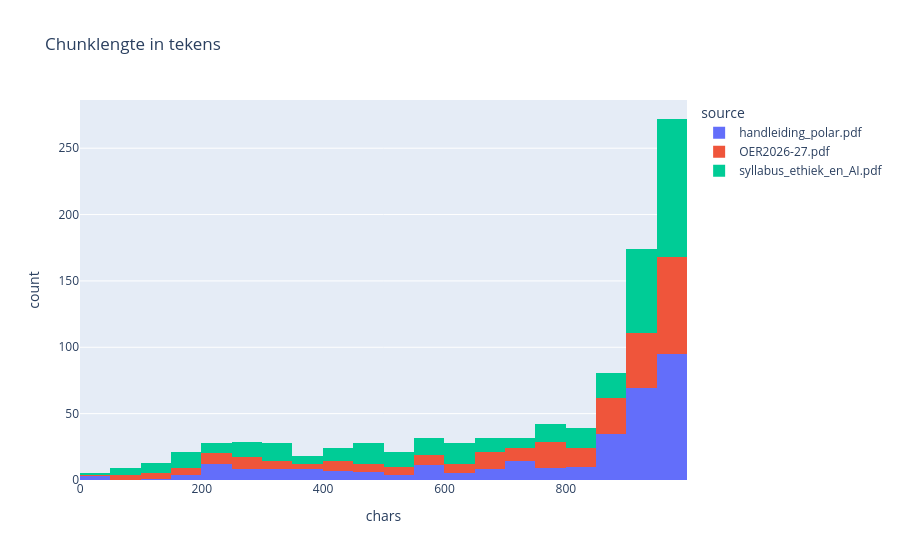

Notebook code cell kept with this figure:
### Code cell
px.histogram(df, x="chars", color="source", nbins=30, title="Chunklengte in tekens")

### Figure 1 — Plotly figure (JSON) as saved in the notebook; plotly's stock layout.template omitted (floating-point values rounded to 4 significant figures; data arrays with more than 128 entries replaced by an {"elided": "..."} marker saying what was removed)
{"data": [{"bingroup": "x", "hovertemplate": "source=handleiding_polar.pdf<br>chars=%{x}<br>count=%{y}<extra></extra>", "legendgroup": "handleiding_polar.pdf", "marker": {"color": "#636efa", "pattern": {"shape": ""}}, "name": "handleiding_polar.pdf", "nbinsx": 30, "orientation": "v", "showlegend": true, "type": "histogram", "x": {"elided": "317 int values"}, "xaxis": "x", "yaxis": "y"}, {"bingroup": "x", "hovertemplate": "source=OER2026-27.pdf<br>chars=%{x}<br>count=%{y}<extra></extra>", "legendgroup": "OER2026-27.pdf", "marker": {"color": "#EF553B", "pattern": {"shape": ""}}, "name": "OER2026-27.pdf", "nbinsx": 30, "orientation": "v", "showlegend": true, "type": "histogram", "x": {"elided": "274 int values"}, "xaxis": "x", "yaxis": "y"}, {"bingroup": "x", "hovertemplate": "source=syllabus_ethiek_en_AI.pdf<br>chars=%{x}<br>count=%{y}<extra></extra>", "legendgroup": "syllabus_ethiek_en_AI.pdf", "marker": {"color": "#00cc96", "pattern": {"shape": ""}}, "name": "syllabus_ethiek_en_AI.pdf", "nbinsx": 30, "orientation": "v", "showlegend": true, "type": "histogram", "x": {"elided": "365 int values"}, "xaxis": "x", "yaxis": "y"}], "layout": {"barmode": "relative", "legend": {"title": {"text": "source"}, "tracegroupgap": 0}, "title": {"text": "Chunklengte in tekens"}, "xaxis": {"anchor": "y", "domain": [0, 1], "title": {"text": "chars"}}, "yaxis": {"anchor": "x", "domain": [0, 1], "title": {"text": "count"}}}}
